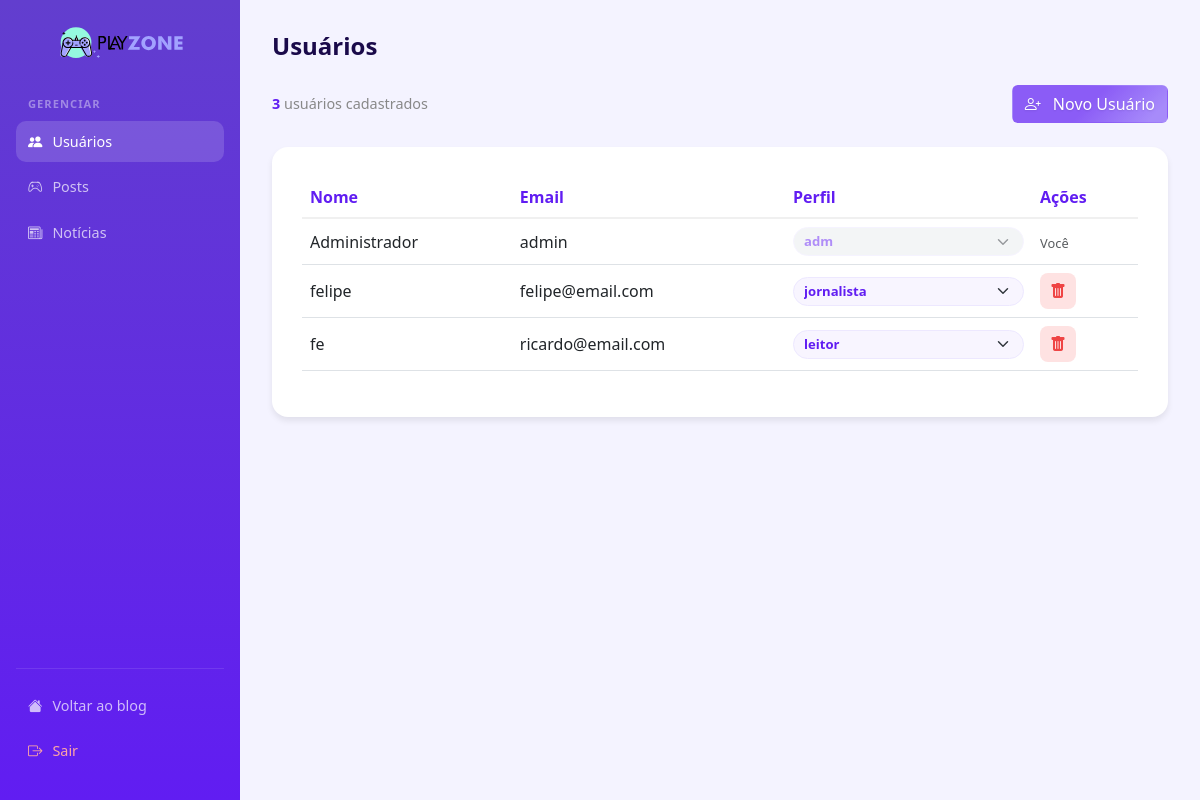
Page /admin (signed in) on the committed database.
### tables this page shows
CREATE TABLE usuarios (
    id        INTEGER PRIMARY KEY AUTOINCREMENT,
    nome      TEXT    NOT NULL,
    email     TEXT    NOT NULL UNIQUE,
    senha     TEXT    NOT NULL,
    avatar    TEXT    DEFAULT 'img/avatar-default.png',
    bio       TEXT,
    perfil_id INTEGER NOT NULL DEFAULT 2,
    FOREIGN KEY (perfil_id) REFERENCES perfil(id)
);

CREATE TABLE perfil (
    id   INTEGER PRIMARY KEY,
    tipo TEXT    NOT NULL
);

### src/Core/View.php (called while the page is built, shortened)
<?php
class View
{
    private static string $viewsPath = '';
    public static function init(): void
    {
        self::$viewsPath = dirname(__DIR__) . '/Views';
    }
    public static function render(string $view, array $data = [], string $layout = 'default'): void
    {
        $file = self::$viewsPath . '/' . str_replace('.', '/', $view) . '.php';
        extract($data, EXTR_SKIP);
        require $file;
        $content = ob_get_clean();
        $layoutFile = match($layout) {
            'painel' => 'layout-painel.php',
            'auth'   => 'layout-auth.php',
            default  => 'layout.php',
        };
        $layoutPath = self::$viewsPath . '/shared/' . $layoutFile;
        extract($data, EXTR_SKIP);
        require $layoutPath;
    }
}

### src/Controllers/AdminController.php (called while the page is built, shortened)
<?php
class AdminController
{
    public function index(): void
    {
        $aba      = $_GET['aba'] ?? 'usuarios';
        $usuarios = Usuario::todos();
        $perfis   = Usuario::perfis();
        View::render('admin/index', compact(
            'aba', 'usuarios', 'perfis', 'posts', 'noticias', 'todasTags', 'cats'
        ), 'painel');
    }
}

### public/index.php (called while the page is built, shortened)
<?php
$router = new Router();
$router->get('/',               ['HomeController',    'index']);
$router->get('/auth/login',     ['AuthController',    'loginForm']);
$router->post('/auth/login',    ['AuthController',    'login']);
$router->get('/auth/cadastro',  ['AuthController',    'cadastroForm']);
$router->post('/auth/cadastro', ['AuthController',    'cadastro']);
$router->get('/auth/logout',    ['AuthController',    'logout']);
$router->get('/posts',          ['PostController',    'index']);
$router->get('/posts/{id}',     ['PostController',    'show']);
$router->post('/posts/criar',   ['PostController',    'criar']);
$router->post('/posts/curtir',  ['PostController',    'curtir']);
$router->post('/posts/comentar',['PostController',    'comentar']);
$router->post('/posts/editar',  ['PostController',    'editar']);
$router->get('/posts/deletar',  ['PostController',    'deletar']);
$router->get('/noticias',             ['NoticiaController', 'index']);
$router->get('/noticias/escrever',    ['NoticiaController', 'form']);
$router->get('/noticias/{id}',        ['NoticiaController', 'show']);
$router->post('/noticias/criar',      ['NoticiaController', 'criar']);
$router->post('/noticias/curtir',     ['NoticiaController', 'curtir']);
$router->post('/noticias/comentar',   ['NoticiaController', 'comentar']);
$router->post('/noticias/editar',     ['NoticiaController', 'editar']);
$router->get('/noticias/deletar',     ['NoticiaController', 'deletar']);
$router->get('/painel',                   ['UsuarioController', 'index']);
$router->post('/painel/editar-conta',     ['UsuarioController', 'editarConta']);
$router->post('/painel/trocar-senha',     ['UsuarioController', 'trocarSenha']);
$router->get('/admin',                        ['AdminController', 'index']);
$router->post('/admin/adicionar-usuario',     ['AdminController', 'adicionarUsuario']);
$router->post('/admin/editar-usuario',        ['AdminController', 'editarUsuario']);
$router->get('/admin/apagar-usuario',         ['AdminController', 'apagarUsuario']);
$router->post('/admin/editar-post',           ['AdminController', 'editarPost']);
$router->get('/admin/deletar-post',           ['AdminController', 'deletarPost']);
$router->post('/admin/editar-noticia',        ['AdminController', 'editarNoticia']);
$router->get('/admin/deletar-noticia',        ['AdminController', 'deletarNoticia']);
$router->get('/quem-somos',          ['PageController', 'quemSomos']);
$router->get('/politica-privacidade',['PageController', 'politica']);
$method = $_SERVER['REQUEST_METHOD'];
$uri    = $_SERVER['REQUEST_URI'];
$router->dispatch($method, $uri);

### src/Core/Database.php (called while the page is built, shortened)
<?php
class Database
{
    private static ?PDO $instance = null;
    public static function get(): PDO
    {
        if (self::$instance === null) {
            $path = dirname(__DIR__, 2) . '/banco.db';
            try {
                self::$instance = new PDO('sqlite:' . $path);
                self::$instance->setAttribute(PDO::ATTR_ERRMODE, PDO::ERRMODE_EXCEPTION);
                self::$instance->setAttribute(PDO::ATTR_DEFAULT_FETCH_MODE, PDO::FETCH_ASSOC);
            } catch (PDOException $e) {
                throw new \RuntimeException('Erro ao conectar ao banco de dados: ' . $e->getMessage());
            }
        }
        return self::$instance;
    }
}

### src/Models/Usuario.php (called while the page is built, shortened)
<?php
class Usuario
{
    public static function todos(): array
    {
        return Database::get()->query("
            SELECT u.id, u.nome, u.email, p.tipo AS perfil_tipo, u.perfil_id
            FROM usuarios u JOIN perfil p ON p.id = u.perfil_id
            ORDER BY u.id ASC
        ")->fetchAll();
    }
    public static function perfis(): array
    {
        return Database::get()->query("SELECT id, tipo FROM perfil ORDER BY tipo")->fetchAll();
    }
}

### src/Core/Auth.php (called while the page is built, shortened)
<?php
class Auth
{
    public static function id(): ?int
    {
        return isset($_SESSION['usuario_id']) ? (int) $_SESSION['usuario_id'] : null;
    }
}

### src/Views/admin/index.php (the view, shortened to what this page needs)
<div class="adm-layout">
  <aside class="adm-sidebar">
    <div class="adm-sidebar-logo">
      <img src="/img/BlogLogo-01-01.svg" alt="PlayZone">
    </div>
    <nav class="adm-nav">
      <p class="adm-nav-label">Gerenciar</p>
      <a href="/admin?aba=usuarios" class="adm-nav-item <?= $aba==='usuarios'?'active':'' ?>">
        <i class="bi bi-people-fill"></i> Usuários
      </a>
      <a href="/admin?aba=posts" class="adm-nav-item <?= $aba==='posts'?'active':'' ?>">
        <i class="bi bi-controller"></i> Posts
      </a>
      <a href="/admin?aba=noticias" class="adm-nav-item <?= $aba==='noticias'?'active':'' ?>">
        <i class="bi bi-newspaper"></i> Notícias
      </a>
    </nav>
    <div class="adm-sidebar-footer">
      <a href="/" class="adm-nav-item"><i class="bi bi-house-fill"></i> Voltar ao blog</a>
      <a href="/auth/logout" class="adm-nav-item adm-nav-item--sair"><i class="bi bi-box-arrow-right"></i> Sair</a>
    </div>
  </aside>
  <main class="adm-main">
    <div class="adm-topbar">
      <h4 class="adm-page-titulo">
        <?= match($aba) { 'posts' => 'Todos os Posts', 'noticias' => 'Todas as Notícias', default => 'Usuários' } ?>
      </h4>
    </div>
    <?php if ($aba === 'usuarios'): ?>
    <div class="d-flex justify-content-between align-items-center mb-4">
      <p class="resultado-info mb-0"><strong><?= count($usuarios) ?></strong> usuário<?= count($usuarios)!=1?'s':'' ?> cadastrado<?= count($usuarios)!=1?'s':'' ?></p>
      <button class="btn btn-adm-add" onclick="openAddUserModal()">
        <i class="bi bi-person-plus me-2"></i> Novo Usuário
      </button>
    </div>
    <div class="adm-card">
      <table class="table adm-table">
        <thead>
          <tr><th class="coluna-id">#</th><th>Nome</th><th>Email</th><th>Perfil</th><th>Ações</th></tr>
        </thead>
        <tbody>
          <?php foreach ($usuarios as $u): ?>
          <tr>
            <td><?= htmlspecialchars($u['nome']) ?></td>
            <td><?= htmlspecialchars($u['email']) ?></td>
            <td>
              <form method="POST" action="/admin/editar-usuario" style="display:inline;">
                <select name="perfil_id" class="form-select form-select-sm adm-perfil-select"
                        onchange="this.form.submit()"
                        <?= $u['id'] === Auth::id() ? 'disabled title="Você não pode alterar seu próprio perfil"' : '' ?>>
                  <?php foreach ($perfis as $p): ?>
                    <option value="<?= $p['id'] ?>" <?= $p['id']==$u['perfil_id']?'selected':'' ?>>
                      <?= htmlspecialchars($p['tipo']) ?>
                    </option>
                  <?php endforeach; ?>
                </select>
              </form>
            </td>
            <td>
              <?php if ($u['id'] !== Auth::id()): ?>
                <a href="/admin/apagar-usuario?id=<?= $u['id'] ?>"
                   onclick="return confirm('Deletar <?= htmlspecialchars(addslashes($u['nome'])) ?>?')"
                   class="btn-adm-deletar"><i class="bi bi-trash-fill"></i></a>
              <?php else: ?>
                <span class="text-muted" style="font-size:.8rem;">Você</span>
              <?php endif; ?>
            </td>
          </tr>
          <?php endforeach; ?>
        </tbody>
      </table>
    </div>
    <?php endif; ?>
  </main>
</div>

### src/Core/Router.php (shortened to what this page needs)
<?php
class Router
{
    private array $routes = [];
    public function get(string $path, array $handler): void
    {
        $this->routes['GET'][$path] = $handler;
    }
    public function post(string $path, array $handler): void
    {
        $this->routes['POST'][$path] = $handler;
    }
    public function dispatch(string $method, string $uri): void
    {
        $path = strtok($uri, '?');
        $path = ($path !== '/') ? rtrim($path, '/') : $path;
        $routes = $this->routes[$method] ?? [];
        if (isset($routes[$path])) {
            $this->call($routes[$path]);
            return;
        }
    }
    private function call(array $handler): void
    {
        [$controllerClass, $method] = $handler;
        $controller = new $fullClass();
        $controller->$method();
    }
}

### src/Views/shared/layout-painel.php (shortened to what this page needs)
<!DOCTYPE html>
<html lang="pt-br">
<head>
  <link href="/assets/style.css" rel="stylesheet">
  <link href="https://cdn.jsdelivr.net/npm/bootstrap@5.3.0-alpha1/dist/css/bootstrap.min.css" rel="stylesheet">
  <link href="https://cdn.jsdelivr.net/npm/bootstrap-icons@1.11.3/font/bootstrap-icons.min.css" rel="stylesheet">
</head>
<body class="adm-body">
<?= $content ?? '' ?>
</body>
</html>

### public/assets/style.css (style rules this page uses)
body { padding-top: 80px; font-family: "Segoe UI", Tahoma, Geneva, Verdana, sans-serif; }
.adm-body { background: #f4f3ff; min-height: 100vh; padding-top: 0 !important; }
.adm-layout { display: flex; min-height: 100vh; }
.adm-sidebar { width: 240px; min-height: 100vh; background: linear-gradient(180deg, #623ece 0%, #611df2 100%); display: flex; flex-direction: column; padding: 24px 16px; position: fixed; top: 0; left: 0; }
.adm-sidebar-logo { text-align: center; margin-bottom: 32px; }
.adm-sidebar-logo img { height: 40px; }
.adm-nav { flex: 1; }
.adm-nav-label { color: rgba(255, 255, 255, 0.4); font-size: 0.7rem; font-weight: 700; letter-spacing: 1px; text-transform: uppercase; margin-bottom: 8px; padding-left: 12px; }
.adm-nav-item { display: flex; align-items: center; gap: 10px; padding: 10px 12px; border-radius: 10px; color: rgba(255, 255, 255, 0.7); text-decoration: none; font-size: 0.9rem; transition: all 0.2s; margin-bottom: 4px; }
.adm-nav-item:hover, .adm-nav-item.active { background: rgba(255, 255, 255, 0.15); color: white; }
.adm-nav-item--sair { color: #fca5a5; }
.adm-sidebar-footer { border-top: 1px solid rgba(255, 255, 255, 0.1); padding-top: 16px; }
.adm-main { margin-left: 240px; flex: 1; padding: 32px; }
.adm-topbar { display: flex; align-items: center; justify-content: space-between; margin-bottom: 24px; }
.adm-page-titulo { font-weight: 800; color: #1a0a4a; margin: 0; }
.adm-card { background: white; border-radius: 16px; padding: 30px; box-shadow: 0 4px 6px rgba(0, 0, 0, 0.08); }
.adm-table { margin-bottom: 0; }
.adm-table thead th { color: #611df2; font-weight: 600; border-bottom: 2px solid #f0f0f0; }
.btn-adm-deletar { color: #ef4444; background: #fee2e2; border: none; border-radius: 8px; padding: 6px 10px; cursor: pointer; transition: all 0.2s; text-decoration: none; display: inline-block; }
.adm-table td, .adm-table th { vertical-align: middle; }
.btn-adm-add { background: linear-gradient(135deg, #8b5cf6 50%, #a78bfa 90%); color: white !important; border: none; border-radius: 12px; padding: 12px 24px; font-weight: 600; font-size: 0.95rem; transition: all 0.3s ease; text-shadow: 0 1px 2px rgba(0, 0, 0, 0.1); }
.resultado-info { color: #888; font-size: 0.9rem; margin-bottom: 16px; }
.resultado-info strong { color: #611df2; }

### src/Views/admin/index.php (style rules this page uses)
.adm-perfil-select { font-size:.82rem;padding:4px 28px 4px 10px;border-radius:20px;border:1.5px solid #ede8ff;background-color:#f8f5ff;color:#611DF2;font-weight:600;cursor:pointer;transition:border-color .2s,box-shadow .2s;min-width:130px; }
.adm-perfil-select:disabled { opacity:.5;cursor:not-allowed; }

### rows in the picture
usuarios: nome "Administrador", email "admin", perfil_id "adm", shows "Você"
usuarios: nome "felipe", email "felipe@email.com", perfil_id "jornalista"
usuarios: nome "fe", email "ricardo@email.com", perfil_id "leitor"

### other values in the picture
count($usuarios) "3"
